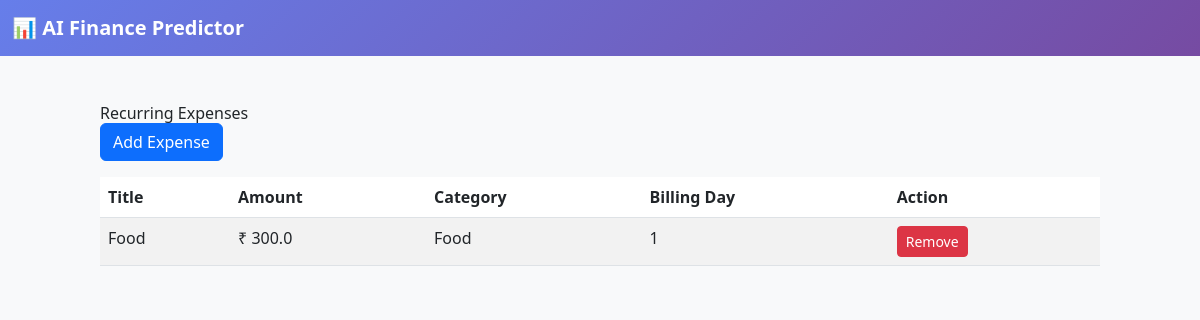
/recurring (signed in), run on the app's committed database.
### tables this page shows
CREATE TABLE recurring_expenses (
    id INTEGER PRIMARY KEY AUTOINCREMENT,
    user_id INTEGER NOT NULL,
    title TEXT NOT NULL,
    amount REAL NOT NULL,
    category TEXT,
    billing_day INTEGER NOT NULL,
    active INTEGER DEFAULT 1,
    created_at TIMESTAMP DEFAULT CURRENT_TIMESTAMP,
    FOREIGN KEY (user_id) REFERENCES users(id)
);

### routes/recurring_routes.py (the view)
@recurring_bp.route('/recurring')
def index():
    if 'user_id' not in session:
        return redirect(url_for('auth.login'))
    expenses = get_recurring_expenses_by_user(session['user_id'])
    return render_template('recurring/index.html', expenses=expenses)

### models/recurring_model.py (called while the page is built)
def get_db_connection():
    conn = sqlite3.connect(DATABASE_PATH)
    conn.row_factory = sqlite3.Row
    return conn

def get_recurring_expenses_by_user(user_id):
    conn = get_db_connection()
    rows = conn.execute("""
        SELECT * FROM recurring_expenses
        WHERE user_id = ? AND active = 1
        ORDER BY billing_day
    """, (user_id,)).fetchall()
    conn.close()
    return rows

### templates/recurring/index.html
{% extends "base.html" %}
{% block content %}
<div class="container mt-5">
    <h3>Recurring Expenses</h3>
    <a href="{{ url_for('recurring.add') }}" class="btn btn-primary mb-3">
        Add Expense
    </a>
    <table class="table table-striped">
        <thead>
            <tr>
                <th>Title</th>
                <th>Amount</th>
                <th>Category</th>
                <th>Billing Day</th>
                <th>Action</th>
            </tr>
        </thead>
        <tbody>
            {% for expense in expenses %}
            <tr>
                <td>{{ expense['title'] }}</td>
                <td>₹ {{ expense['amount'] }}</td>
                <td>{{ expense['category'] }}</td>
                <td>{{ expense['billing_day'] }}</td>
                <td>
                    <a href="{{ url_for('recurring.delete', expense_id=expense['id']) }}"
                       class="btn btn-danger btn-sm">
                       Remove
                    </a>
                </td>
            </tr>
            {% endfor %}
        </tbody>
    </table>
</div>
{% endblock %}

### templates/base.html (style rules this page uses)
body { background-color: #f8f9fa; }

### data on the page
recurring_expenses: title "Food", amount "300.0", category "Food", billing_day "1"
